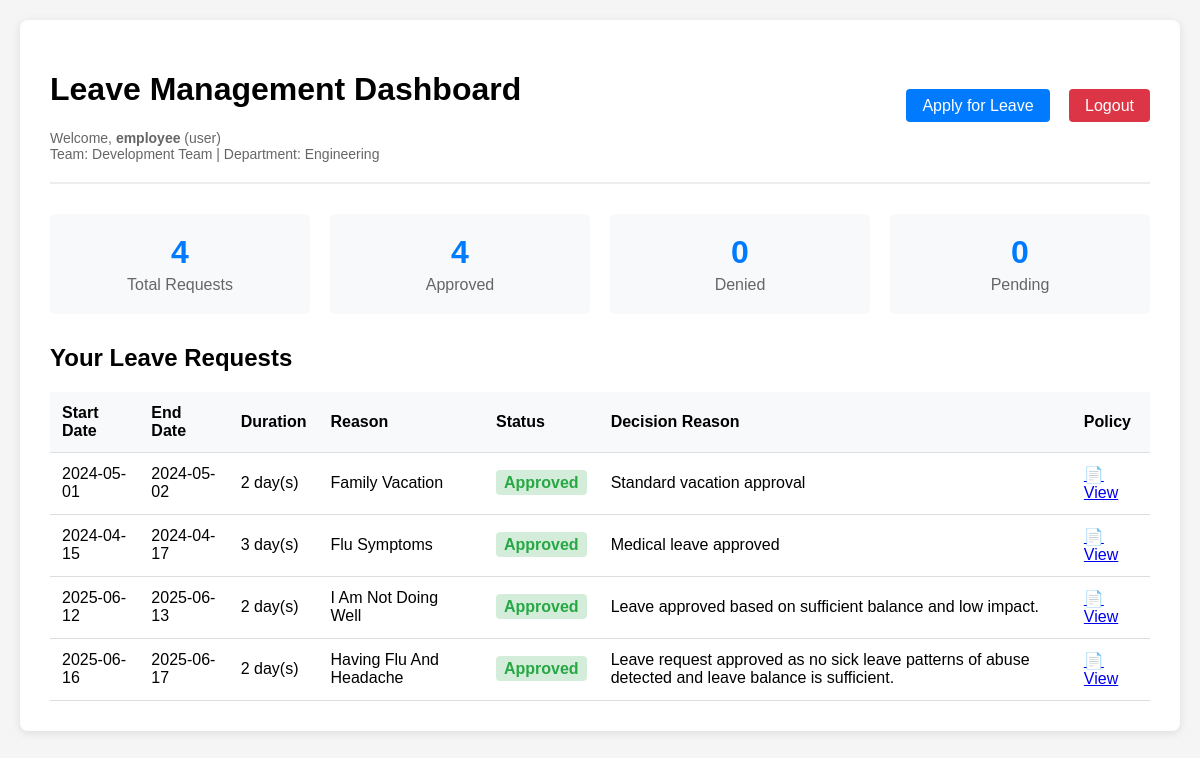
/dashboard (signed in), run on an earlier commit of the app's database.
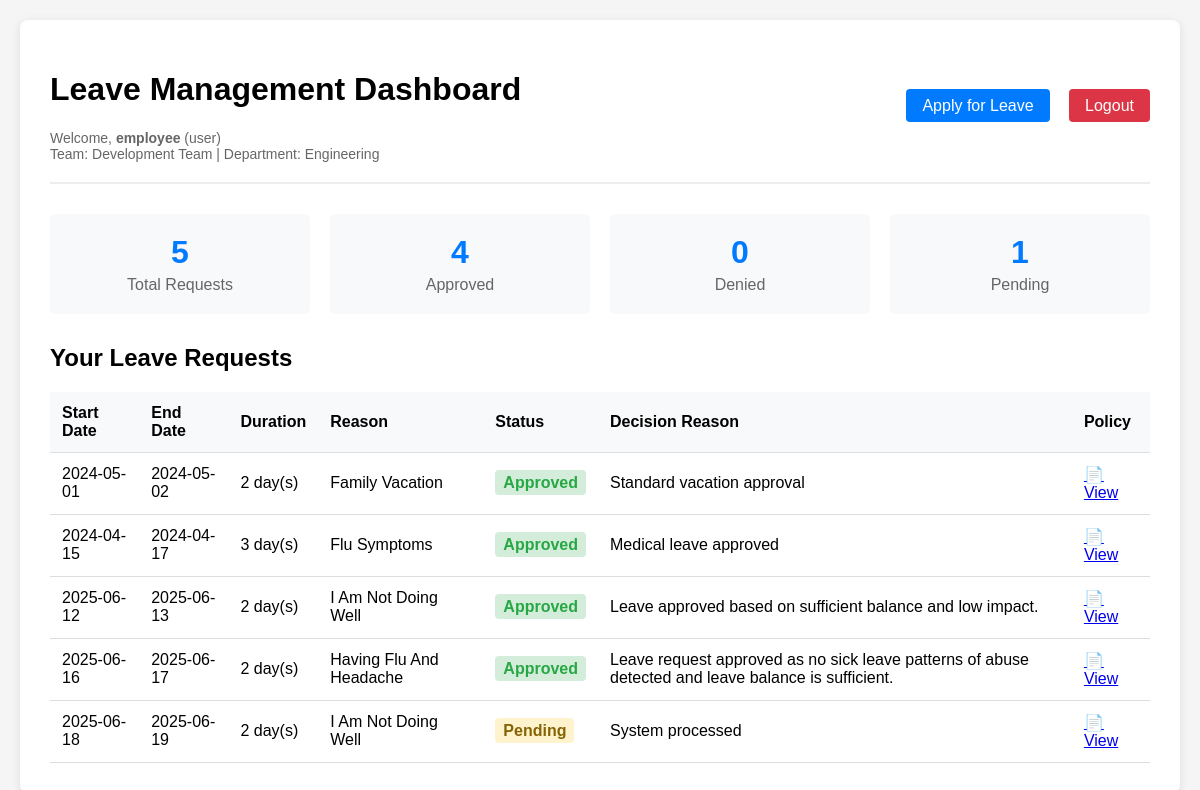
And on a later commit of the database.
### models.py (models this page shows, shortened)
class User(db.Model, UserMixin):
    id = db.Column(db.Integer, primary_key=True)
    username = db.Column(db.String(80), unique=True, nullable=False)
    password = db.Column(db.String(200), nullable=False)
    role = db.Column(db.String(20), default='user')
    team_id = db.Column(db.Integer, db.ForeignKey('team.id'))
    hire_date = db.Column(db.Date, default=date.today)
    leaves = db.relationship('Leave', backref='applicant', lazy=True,
                             foreign_keys='Leave.user_id')
    leave_balances = db.relationship(
        'LeaveBalance', backref='employee', lazy=True)

class Team(db.Model):
    id = db.Column(db.Integer, primary_key=True)
    name = db.Column(db.String(100))
    dept_id = db.Column(db.Integer, db.ForeignKey('department.id'))
    members = db.relationship('User', backref='user_team', lazy=True)

class Department(db.Model):
    id = db.Column(db.Integer, primary_key=True)
    name = db.Column(db.String(100))
    org_id = db.Column(db.Integer, db.ForeignKey('organization.id'))
    teams = db.relationship('Team', backref='dept', lazy=True)

class Leave(db.Model):
    id = db.Column(db.Integer, primary_key=True)
    user_id = db.Column(db.Integer, db.ForeignKey('user.id'))
    leave_type_id = db.Column(db.Integer, db.ForeignKey('leave_type.id'))
    start_date = db.Column(db.Date)
    end_date = db.Column(db.Date)
    reason = db.Column(db.String(500))  # Increased length for detailed reasons
    status = db.Column(db.String(20), default='Pending')
    decision_reason = db.Column(db.String(500))
    approved_by = db.Column(db.Integer, db.ForeignKey('user.id'))
    created_at = db.Column(db.DateTime, default=datetime.utcnow)
    approved_at = db.Column(db.DateTime)
    leave_type_ref = db.relationship('LeaveType', backref='leaves')
    approver = db.relationship('User', foreign_keys=[
                               approved_by], backref='approved_leaves')

### app.py (the view)
@app.route('/dashboard')
@login_required
def dashboard():
    if current_user.role == 'admin':
        leaves = Leave.query.all()
    else:
        leaves = Leave.query.filter_by(user_id=current_user.id).all()
    return render_template('dashboard.html', leaves=leaves)

### app.py (called while the page is built)
@login_manager.user_loader
def load_user(user_id):
    return User.query.get(int(user_id))

### templates/dashboard.html (shortened to what this page needs)
<!DOCTYPE html>
<html lang="en">
  <head>
  </head>
  <body>
    <div class="container">
      <div class="header">
        <div>
          <h1>Leave Management Dashboard</h1>
          <div class="user-info">
            Welcome, <strong>{{ current_user.username }}</strong> ({{
            current_user.role }}) {% if current_user.user_team %} <br />Team: {{
            current_user.user_team.name }} {% if current_user.user_team.dept %}
            | Department: {{ current_user.user_team.dept.name }} {% endif %} {%
            endif %}
          </div>
        </div>
        <div class="nav-links">
          {% if current_user.role == 'user' %}
          <a href="/apply">Apply for Leave</a>
          {% endif %}
          <a href="/logout" class="logout">Logout</a>
        </div>
      </div>
      {% if leaves %}
      <div class="stats">
        <div class="stat-card">
          <div class="stat-number">{{ leaves|length }}</div>
          <div class="stat-label">Total Requests</div>
        </div>
        <div class="stat-card">
          <div class="stat-number">
            {{ leaves|selectattr("status", "equalto", "Approved")|list|length }}
          </div>
          <div class="stat-label">Approved</div>
        </div>
        <div class="stat-card">
          <div class="stat-number">
            {{ leaves|selectattr("status", "equalto", "Denied")|list|length }}
          </div>
          <div class="stat-label">Denied</div>
        </div>
        <div class="stat-card">
          <div class="stat-number">
            {{ leaves|selectattr("status", "equalto", "Pending")|list|length }}
          </div>
          <div class="stat-label">Pending</div>
        </div>
      </div>
      {% endif %}
      <h2>
        {% if current_user.role == 'admin' %}All Leave Requests{% else %}Your
        Leave Requests{% endif %}
      </h2>
      {% if leaves %}
      <table>
        <thead>
          <tr>
            <th>Start Date</th>
            <th>End Date</th>
            <th>Duration</th>
            <th>Reason</th>
            <th>Status</th>
            <th>Decision Reason</th>
            <th>Policy</th>
          </tr>
        </thead>
        <tbody>
          {% for leave in leaves %}
          <tr>
            <td>{{ leave.start_date.strftime('%Y-%m-%d') }}</td>
            <td>{{ leave.end_date.strftime('%Y-%m-%d') }}</td>
            <td>{{ (leave.end_date - leave.start_date).days + 1 }} day(s)</td>
            <td>{{ leave.reason|title }}</td>
            <td>
              <span class="status-{{ leave.status.lower() }}">
                {{ leave.status }}
              </span>
            </td>
            <td>{{ leave.decision_reason or 'System processed' }}</td>
            <td>
              <a
                href="{{ url_for('static', filename='leave_policy_guide_for_employees.pdf') }}"
                target="_blank"
                title="View Leave Policy PDF"
              >
                📄 View
              </a>
            </td>
          </tr>
          {% endfor %}
        </tbody>
      </table>
      {% endif %}
    </div>
  </body>
</html>

### templates/dashboard.html (style rules this page uses)
body { font-family: Arial, sans-serif; max-width: 1200px; margin: 0 auto; padding: 20px; background-color: #f5f5f5; }
.container { background: white; padding: 30px; border-radius: 8px; box-shadow: 0 2px 10px rgba(0, 0, 0, 0.1); }
.header { display: flex; justify-content: space-between; align-items: center; margin-bottom: 30px; padding-bottom: 20px; border-bottom: 2px solid #eee; }
.user-info { color: #666; font-size: 14px; }
.nav-links a { margin-left: 15px; padding: 8px 16px; text-decoration: none; background: #007bff; color: white; border-radius: 4px; transition: background-color 0.3s; }
.nav-links a.logout { background: #dc3545; }
table { width: 100%; border-collapse: collapse; margin-top: 20px; }
th, td { padding: 12px; text-align: left; border-bottom: 1px solid #ddd; }
th { background-color: #f8f9fa; font-weight: bold; }
.status-approved { color: #28a745; font-weight: bold; background-color: #d4edda; padding: 4px 8px; border-radius: 4px; }
.status-pending { color: #856404; font-weight: bold; background-color: #fff3cd; padding: 4px 8px; border-radius: 4px; }
.stats { display: flex; gap: 20px; margin-bottom: 30px; }
.stat-card { flex: 1; background: #f8f9fa; padding: 20px; border-radius: 6px; text-align: center; }
.stat-number { font-size: 2em; font-weight: bold; color: #007bff; }
.stat-label { color: #666; margin-top: 5px; }

What changed in the data, as far as the page shows it:
added Leave: start_date "2025-06-18", end_date "2025-06-19", (leave.end_date-leave.start_date).days+1 "2", reason "I Am Not Doing Well", status "Pending", decision_reason "System processed"
Also different on the page:
{{ leaves|length }}: "4" → "5"
{{ leaves|selectattr("status", "equalto", "Pending")|list|length }}: "0" → "1"
